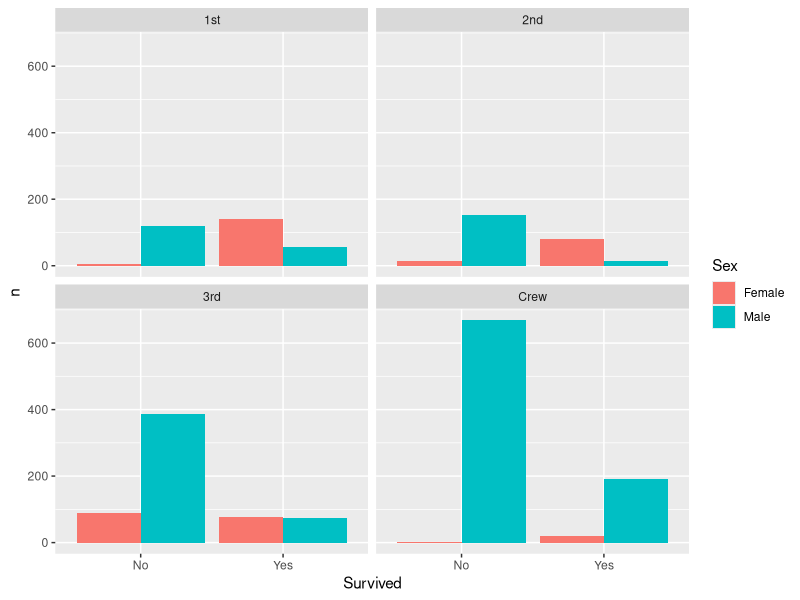
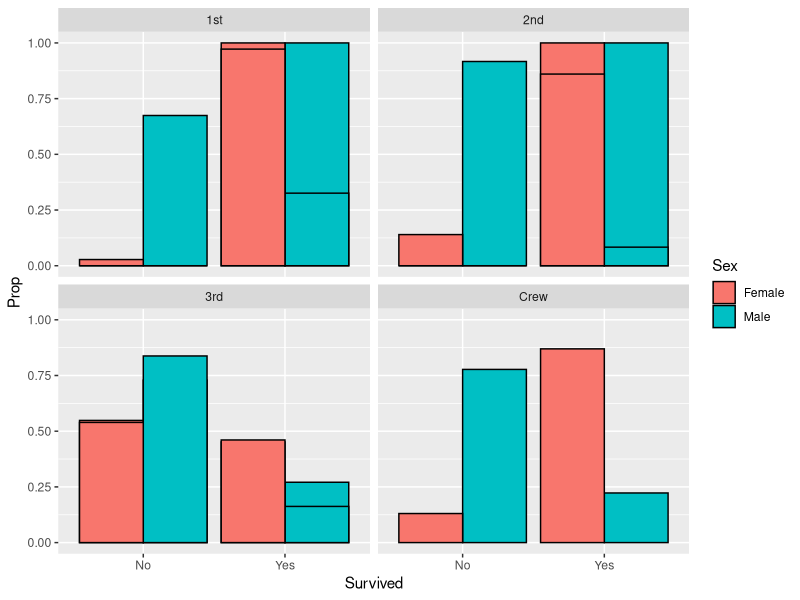
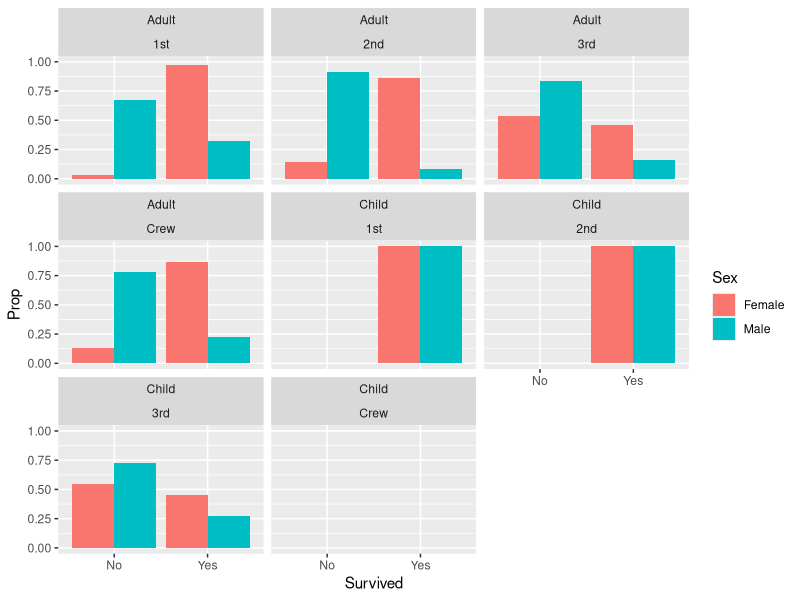

The R source for these figures, in order:
## ---- chunk 1
library(tidyverse)

df_titanic <- as_tibble(Titanic)
## ---- chunk 2
## TASK: Perform a `glimpse` of df_titanic
glimpse(df_titanic)
head(df_titanic)
## ---- chunk 3
## NOTE: No need to edit! We'll cover how to
## do this calculation in a later exercise.
df_titanic %>% summarize(total = sum(n))
## ---- chunk 4
## TASK: Visualize counts against `Class` and `Sex`
df_titanic %>% 
  ggplot(aes(x = Survived, y = n, fill = Sex)) + 
  geom_col(position = "dodge") +
  facet_wrap(~ Class)
## ---- chunk 5
## NOTE: No need to edit! We'll cover how to
## do this calculation in a later exercise.
df_prop <-
  df_titanic %>%
  group_by(Class, Sex, Age) %>%
  mutate(
    Total = sum(n),
    Prop = n / Total
  ) %>%
  ungroup()
df_prop
## ---- chunk 6
df_prop %>% 
  ggplot(aes(x = Survived, y = Prop, fill = Sex)) + 
  geom_col(position = "dodge", color = "black") +
  facet_wrap(~ Class)
## ---- chunk 7
df_prop %>% 
  ggplot(aes(x = Survived, y = Prop, fill = Sex)) + 
  geom_col(position = "dodge") +
  facet_wrap(Age ~ Class)
